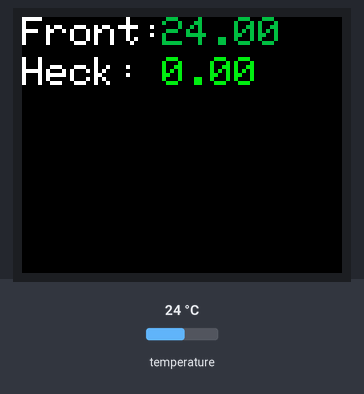
Bench run of a sketch on a simulated Arduino Uno, built with avr-gcc and run on an emulated ATmega328P. Shown: 160×128 colour display. The test bench sets the inputs (shaded band); at power-on: temperature 24 °C. What the sketch prints to the serial monitor is not drawn.

Above: at 2.4 s.
2.5 s: temperature set to 12 °C
At 4.0 s:
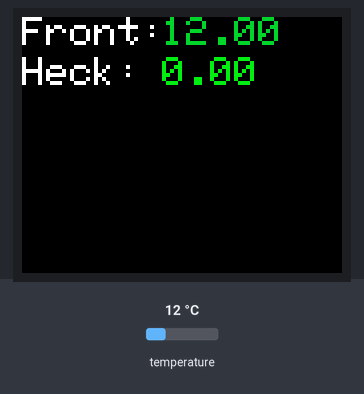
5.1 s: temperature set to 19 °C
At 6.2 s:
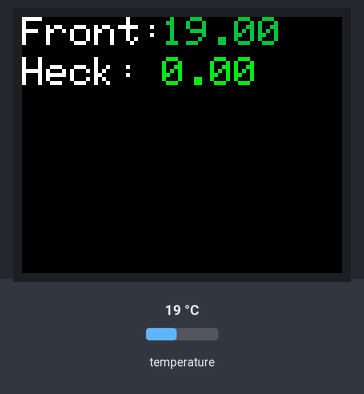
7.6 s: temperature set to 28 °C
At 9.6 s:
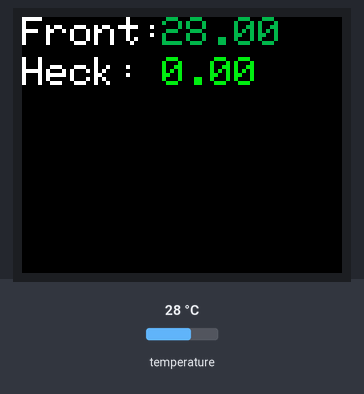
Timing chart, 0 to 11.1 s (numbered marks = the images above; inputs shaded):
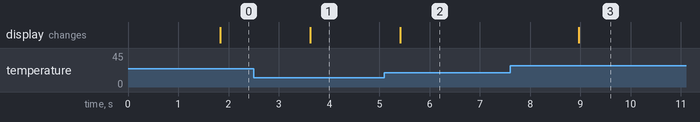

Measured:
- after the input at 2.5 s, the display: changes after 1.1 s (image 1)
- after the input at 5.1 s, the display: changes after 0.32 s (image 2)
- after the input at 7.6 s, the display: changes after 1.4 s (image 3)

The sketch:

t3-coolant-monitoring.ino
```cpp
#include <Time.h>
#include <OneWire.h>
#include <DallasTemperature.h>
#include <TFT.h>
#include <SPI.h>

#define ONE_WIRE_BUS 2
#define buzzer_pin 5
#define Anzahl_Sensoren_DS18B20 2 // Anzahl der angeschlossenen Sensoren - Mögliche Werte: '0','1','2',...
#define cs 10
#define dc 9
#define rst 8

#define DS18B20_Aufloesung 12

DeviceAddress DS18B20_Adressen;
OneWire oneWire(ONE_WIRE_BUS);
DallasTemperature myDS18B20(&oneWire);
TFT TFTscreen = TFT(cs, dc, rst);


//GLOBAL VARIABLES---------------------------------------------------------------------------------------------


const float No_Val = 999.99;
float temperature[Anzahl_Sensoren_DS18B20];
char temp1_printout[6];
char temp2_printout[6];
String temp1_string;
String temp2_string;
unsigned int runtime = 0;
unsigned int seconds = 0;
unsigned int minutes = 0;
unsigned int hours = 0;
unsigned int num_cycles = 0;

unsigned int temp_color_red_1;
unsigned int temp_color_red_2;
unsigned int temp_color_green_1;
unsigned int temp_color_green_2;
unsigned int temp_color_blue_1;
unsigned int temp_color_blue_2;

String temp1_string_old;
String temp2_string_old;


//CUSTOM FUNCTIONS---------------------------------------------------------------------------------------------


void alarm_beep(){
  tone(buzzer_pin, 400);
  delay(200);
  noTone(buzzer_pin);
  }


void flash_screen(){
  TFTscreen.background(0, 0, 255);
  delay(5);
  TFTscreen.background(0, 0, 0);
  }
//SETUP---------------------------------------------------------------------------------------------

void setup(void) {
  TFTscreen.begin();
  TFTscreen.background(0, 0, 0);
  TFTscreen.stroke(255, 255, 255);
  TFTscreen.setTextSize(2);
  TFTscreen.text("starting up...", 0, 0);

  Serial.begin(9600);
  Serial.println("DS18B20 Test");
  Serial.println();
  delay(1000);

  Serial.print("Anzahl aktivierter Sensoren: ");
  Serial.println(Anzahl_Sensoren_DS18B20);

  if ((Anzahl_Sensoren_DS18B20 > 0)) {
    myDS18B20.begin();
    Serial.print("Anzahl angeschlossener Sensoren: ");
    Serial.println(myDS18B20.getDeviceCount(), DEC);
    Serial.println();

    for (byte i = 0 ; i < myDS18B20.getDeviceCount(); i++) {
      if (myDS18B20.getAddress(DS18B20_Adressen, i)) {
        myDS18B20.setResolution(DS18B20_Adressen, DS18B20_Aufloesung);
      }
    }
  }

}


//LOOP---------------------------------------------------------------------------------------------


void loop(void) {
  runtime = millis() * 1000;
  //minutes = runtime/60;


  if ((Anzahl_Sensoren_DS18B20 > 0)) {
    myDS18B20.requestTemperatures();

    for (byte i = 0 ; i < Anzahl_Sensoren_DS18B20; i++) {
      if (i < myDS18B20.getDeviceCount()) {
        temperature[i] = myDS18B20.getTempCByIndex(i);
        if (temperature[i] == DEVICE_DISCONNECTED_C) {
          temperature[i] = No_Val;
          Serial.println("Fehler");
        }
        else {

          Serial.print(temperature[i]);
          Serial.println(" 'C");
        }
      }
    }
  }
  Serial.println();

  temp_color_red_1 = map(temperature[0], -10, 120, 0, 255);
  temp_color_red_2 = map(temperature[1], -10, 120, 0, 255);
  temp_color_green_1 = map(temperature[0], -10, 120, 255, 0);
  temp_color_green_2 = map(temperature[1], -10, 120, 255, 0);
  //temp_color_blue_1 = map(temperature[0], -10, 120, 125, 0);
  //temp_color_blue_2 = map(temperature[1], -10, 120, 125, 0);

/*
  Serial.print("red_1: ");
  Serial.print(temp_color_red_1);
  Serial.print("\n");
  Serial.print("green_1: ");
  Serial.print(temp_color_green_1);
  Serial.print("\n");
  Serial.print("red_2: ");
  Serial.print(temp_color_red_2);
  Serial.print("\n");
  Serial.print("green_2: ");
  Serial.print(temp_color_green_2);
  Serial.print("\n");
*/

  if (((abs(temperature[0]-temperature[1])) > 2) && (num_cycles % 5) == 0){
    //flash_screen();
    //alarm_beep();
    }

  temp1_string = String(temperature[0]);
  temp1_string.toCharArray(temp1_printout, 6);
  temp2_string = String(temperature[1]);
  temp2_string.toCharArray(temp2_printout, 6);


  if (temp1_string != temp1_string_old || temp2_string != temp2_string_old) {
    TFTscreen.background(0, 0, 0);
    TFTscreen.stroke(255, 255, 255);

    TFTscreen.text("Front: ", 0, 0);
    TFTscreen.text("Heck: ", 0, 20);
    TFTscreen.stroke(0, temp_color_green_1, temp_color_red_1);
    TFTscreen.text(temp1_printout, 70, 0);
    TFTscreen.stroke(0, temp_color_green_2, temp_color_red_2);
    TFTscreen.text(temp2_printout, 70, 20);


    //TFTscreen.text("\x93", 0, 90);
  }


  temp1_string_old = temp1_string;
  temp2_string_old = temp2_string;

  num_cycles++;
  delay(1000);
}
```
